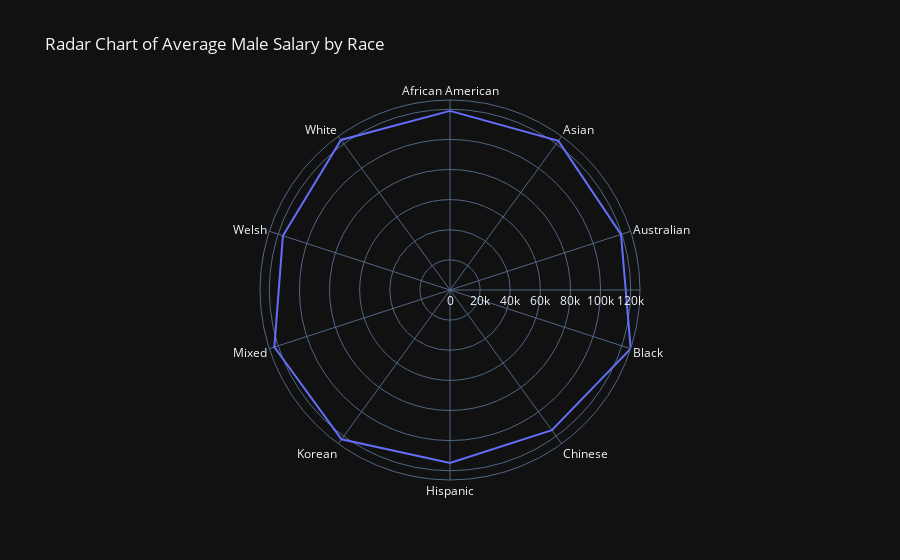

Notebook code cell kept with this figure:
### Code cell
average_salary_by_race = male_df.groupby('Race')['Salary'].mean().reset_index()

# Create Radar Chart using Plotly Express
fig = px.line_polar(average_salary_by_race, r='Salary', theta='Race', line_close=True,
                    title='Radar Chart of Average Male Salary by Race', template='plotly_dark')

# Show the chart
fig.show()

### Figure 1 — Plotly figure (JSON) as saved in the notebook; plotly's stock layout.template omitted (floating-point values rounded to 4 significant figures)
{"data": [{"hovertemplate": "Salary=%{r}<br>Race=%{theta}<extra></extra>", "legendgroup": "", "line": {"color": "#636efa", "dash": "solid"}, "marker": {"symbol": "circle"}, "mode": "lines", "name": "", "r": [119000.0, 122400.0, 119390, 126200.0, 115100.0, 114900.0, 122600.0, 122700.0, 116700.0, 123200.0, 119000.0], "showlegend": false, "subplot": "polar", "theta": ["African American", "Asian", "Australian", "Black", "Chinese", "Hispanic", "Korean", "Mixed", "Welsh", "White", "African American"], "type": "scatterpolar"}], "layout": {"legend": {"tracegroupgap": 0}, "polar": {"angularaxis": {"direction": "clockwise", "rotation": 90}, "domain": {"x": [0, 1], "y": [0, 1]}}, "title": {"text": "Radar Chart of Average Male Salary by Race"}}}
